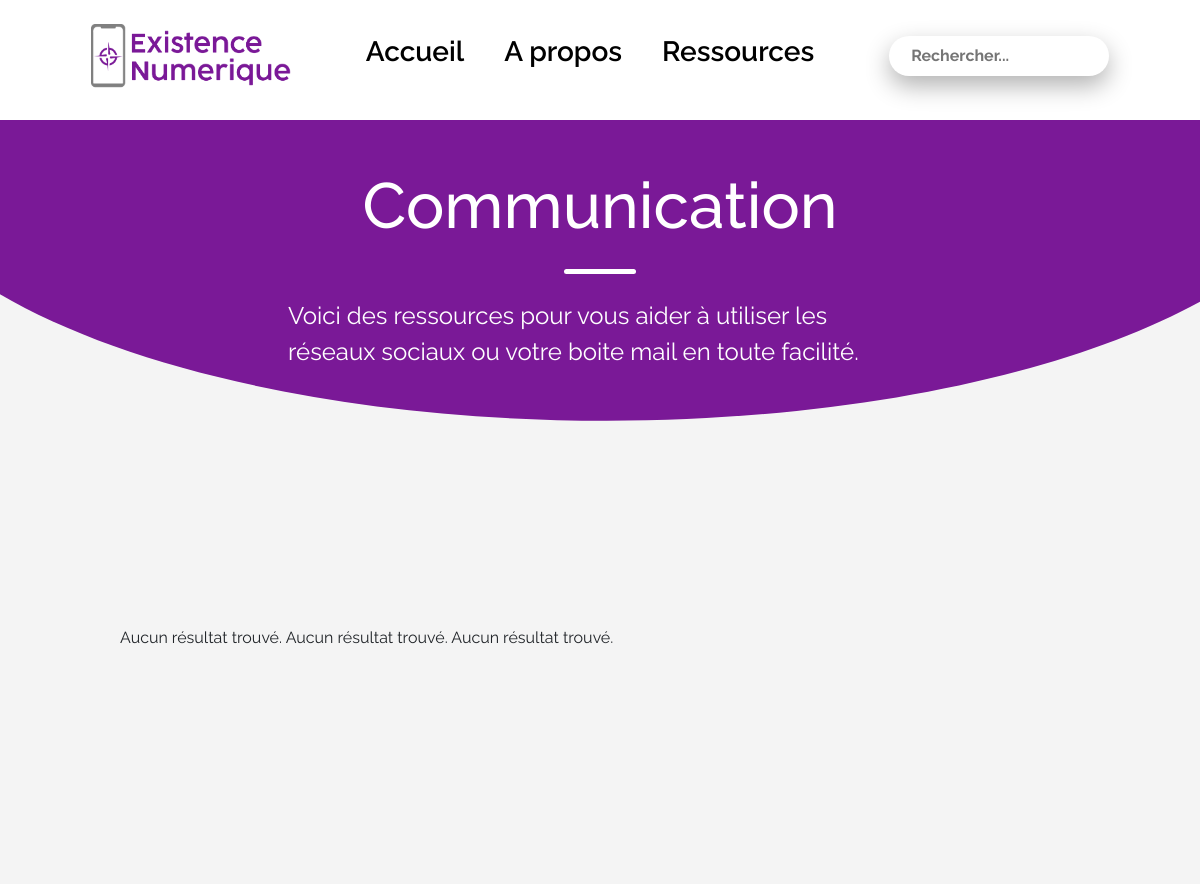
The page /categorie-communication.php (upper part) on the database as committed earlier.
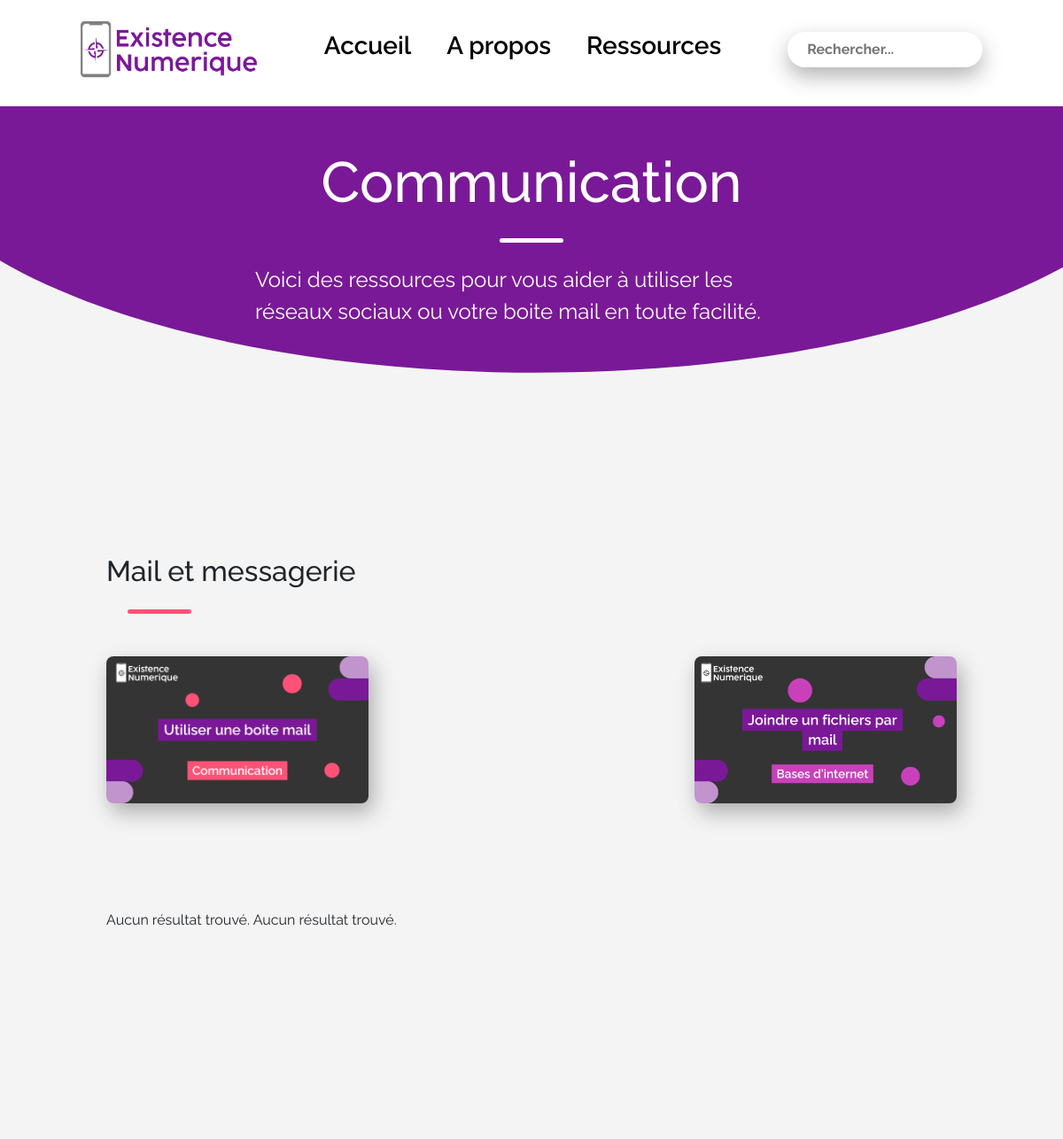
The same page on the database as committed later.
### tables this page shows
CREATE TABLE `ressource` (
  `Id_ressource` int(11) NOT NULL,
  `Titre` varchar(100) NOT NULL,
  `Categorie` varchar(50) NOT NULL,
  `Sous_Categorie` varchar(255) NOT NULL,
  `Mot_cle` varchar(1500) NOT NULL,
  `Image` varchar(100) NOT NULL
);

### categorie-communication.php (the view, shortened to what this page needs)
<!DOCTYPE html>
<html lang="en">
<head>
    <link href="./assets/css/bootstrap.min.css" rel="stylesheet">
    <link rel="stylesheet" href="./assets/css/general.css">
    <link rel="stylesheet" href="./assets/css/categorie.css">
</head>
<body>
    <header class="desktop d-flex justify-content-evenly align-items-center bg-white fixed-top">
        <div class="logo d-flex justify-content-center align-items-center">
            <a href="index.php"><img class="img-fluid" src="./assets/images/logo/Logo_principal.png" alt="Logo principal du site existence numérique"></a>
        </div>
        <nav class="navbar navbar-expand-lg">
            <ul class="d-flex justify-content-center align-items-center">
                <li><a class="fs-3 menu__link fw-semibold" href="index.php">Accueil</a></li>
                <li><a class="fs-3 menu__link fw-semibold" href="about.html">A propos</a></li>
                <li><a class="fs-3 menu__link fw-semibold" href="ressource.html">Ressources</a></li>
            </ul>
        </nav>
        <form class="search" action="cible2.php" method="post">
            <input id="search-input" name="mot" type="text" placeholder="Rechercher..." autocomplete="off">
        </form>
    </header>
    <section class="intro">
        <div class="arc-cercle">
            <svg data-name="Layer 1" xmlns="http://www.w3.org/2000/svg" viewBox="0 0 1200 120" preserveAspectRatio="none">
                <path d="M0,0V7.23C0,65.52,268.63,112.77,600,112.77S1200,65.52,1200,7.23V0Z" class="shape-fill"></path>
            </svg>
        </div>
        <div class="intro-container d-flex flex-column align-items-center">
            <h1>Communication</h1>
            <div class="trait"></div>
            <p>Voici des ressources pour vous aider à utiliser les réseaux sociaux ou votre boite mail en toute facilité.</p>
        </div>
    </section>
    <section class="tutoriels">
        <?php
        include 'connect_bdd.php';
        $sql = "SELECT * FROM ressource WHERE Categorie = 'Communication' AND Sous_Categorie = 'Mail et messagerie' AND Image != ''";
        $result = $db->query($sql);
        if ($result->rowCount() > 0) {
            echo "<div class='rdv'>";
            echo "<h2>Mail et messagerie</h2>";
            echo "<div class='trait-rose'></div>";
            echo "<div class='videos'>";
            while($row = $result->fetch(PDO::FETCH_ASSOC)) {
                echo "<div class='tuto image_wrapper'>";
                echo "<a href='tuto.php'>";
                echo "<img src='" . $row["Image"] . "' alt='" . $row["Titre"] . "'>";
                echo "</a>";
                echo "</div>";
            }
            echo "</div>";
            echo "</div>";
        } else {
            echo "Aucun résultat trouvé.";
        }
        ?>
        <?php
        $sql_utilisation_systeme = "SELECT * FROM ressource WHERE Categorie = 'Communication' AND Sous_Categorie = 'Réseaux sociaux' AND Image !=' '";
        $result_utilisation_systeme = $db->query($sql_utilisation_systeme);
        if ($result_utilisation_systeme->rowCount() > 0) {
            echo "<div class='rdv'>";
            echo "<h2>Réseaux sociaux</h2>";
            echo "<div class='trait-vert'></div>";
            echo "<div class='videos'>";
            while ($row_utilisation_systeme = $result_utilisation_systeme->fetch(PDO::FETCH_ASSOC)) {
                echo "<div class='tuto image_wrapper'>";
                echo "<a href='tuto.php'>";
                echo "<img src='" . $row_utilisation_systeme["Image"] . "' alt='" . $row_utilisation_systeme["Titre"] . "'>";
                echo "<div class='overlay_4'>";
                echo "<div class='text_overlay fw-semibold'>Consulter</div>";
                echo "</div>";
                echo "</a>";
                echo "</div>";
            }
            echo "</div>";
            echo "</div>";
        } else {
            echo "Aucun résultat trouvé.";
        }
        ?>
<?php
        $sql_utilisation_systeme = "SELECT * FROM ressource WHERE Categorie = 'Communication' AND Sous_Categorie = 'Réseaux sociaux' AND Image !=' '";
        $result_utilisation_systeme = $db->query($sql_utilisation_systeme);
        if ($result_utilisation_systeme->rowCount() > 0) {
            echo "<div class='rdv'>";
            echo "<h2>Réseaux sociaux</h2>";
            echo "<div class='trait-vert'></div>";
            echo "<div class='videos'>";
            while ($row_utilisation_systeme = $result_utilisation_systeme->fetch(PDO::FETCH_ASSOC)) {
                echo "<div class='tuto image_wrapper'>";
                echo "<a href='tuto.php'>";
                echo "<img src='" . $row_utilisation_systeme["Image"] . "' alt='" . $row_utilisation_systeme["Titre"] . "'>";
                echo "<div class='overlay_4'>";
                echo "<div class='text_overlay fw-semibold'>Consulter</div>";
                echo "</div>";
                echo "</a>";
                echo "</div>";
            }
            echo "</div>";
            echo "</div>";
        } else {
            echo "Aucun résultat trouvé.";
        }
        ?>
    </section>
    <div class="quiz">
    </div>
    </body>
    </html>

### assets/css/general.css (style rules this page uses)
:root { --gris-clair : #F4F4F4; --violet: #7A1897; --blanc: #fff; --noir: black; --secondaire: #002Fa7; --sante: #1F936F; --securite: #FFA552; --administratif: #5271FF; --communication: #FF5276; --internet: #C841BB; --education: #FFD84C; }
body { font-family: "Raleway", sans-serif; font-optical-sizing: auto; font-style: normal; overflow-x: hidden; }
a { text-decoration: none; color: black; }
li { list-style: none; }
ol, ul { padding: 0; }
header { min-height: 15vh; z-index: 9999; }
.logo { width: 200px; height: 100px; }
header nav ul li { margin: 0 100px; }
.menu__link { font-size: 20px; line-height: 2; position: relative; }
.menu__link::before { content: ''; width: 0; height: 2px; border-radius: 2px; background-color: var(--violet); position: absolute; bottom: -.25rem; left: 0; transition: width .4s; }
.search { height: 40px; display: flex; cursor: pointer; padding: 10px 20px; background-color: var(--blanc); border-radius: 30px; align-items: center; box-shadow: 0 10px 25px rgba(0, 0, 0, 0.3); max-width: 450px; margin-bottom: 1vh; }
.search input { width: 180px; outline: none; border: none; font-weight: 500; background-color: transparent; font-weight: bold; }
@media screen and (max-width: 1400px) { header nav ul li { margin: 0 50px; } }
@media screen and (max-width: 1200px) { header { padding: 0 3vw; } }
@media screen and (max-width: 1200px) { header nav { display: block; } }
@media screen and (max-width: 1200px) { header nav ul li { margin: 0 20px; } }

### assets/css/categorie.css (style rules this page uses)
body { font-family: "Raleway", sans-serif; font-optical-sizing: auto; font-style: normal; overflow-x: hidden; background-color: var(--gris-clair); max-width: 100%; }
.intro { max-width: 100vw; padding: 18vh 20vh; }
.intro-container { max-width: 1320px; margin: auto; }
.arc-cercle { position: absolute; top: 15vh; left: -10%; overflow: hidden; line-height: 0; z-index: -1; }
.arc-cercle svg { position: relative; display: block; width: calc(110% + 1.3px); height: 50vh; }
h1 { display: flex; font-size: 64px; margin: 4vh 0; color: white; }
.trait { width: 6vw; height: 0.6vh; background-color: white; border-radius: 16px; margin-bottom: 3vh; }
.intro p { color: white; font-size: 24px; width: 65%; }
.tutoriels { padding: 15vh 20vh; padding-bottom: 0; }
.tutoriels h2, .quiz h2 { margin-bottom: 3vh; }
.rdv { margin-bottom: 10vh; }
.trait-vert, .trait-orange, .trait-jaune, .trait-bleu, .trait-violet, .trait-rose { width: 6vw; height: 0.6vh; border-radius: 16px; margin-bottom: 6vh; margin-left: 3vh; }
.trait-rose { background-color: var(--communication); }
.videos { display: flex; flex-wrap: wrap; justify-content: space-between; }
.tuto { width: calc(33.33% - 2vw); margin-bottom: 5vh; box-sizing: border-box; position: relative; }
.tuto img { width: 100%; height: auto; border-radius: 8px; transition: transform 0.3s ease-in-out; box-shadow: 5px 10px 25px rgba(0, 0, 0, 0.3); }
.quiz { padding: 0 20vh 15vh 20vh; padding-bottom: 0; }
.quiz { margin-bottom: 20vh; }
@media screen and (max-width: 1400px) { .intro, .tutoriels, .quiz { padding: 10vw; } }
@media screen and (max-width: 1400px) { h1 { margin: 6vh 0 4vh 0; } }
@media screen and (max-width: 1400px) { .trait { margin-bottom: 5vh; } }
@media screen and (max-width: 1200px) { .arc-cercle svg { height: 40vh; } }
@media screen and (max-width: 1200px) { h1 { margin: 6vh 0 3vh 0; } }
@media screen and (max-width: 1200px) { .trait { margin-bottom: 3vh; } }

Rows that differ between the two databases and show on the page:
now on this page (row edited): ressource: Image (picture)
now on this page (row edited): ressource: Image (picture)
Other text that changed with them:
text no longer shown: "Aucun résultat trouvé."
text now shown: "Mail et messagerie"
